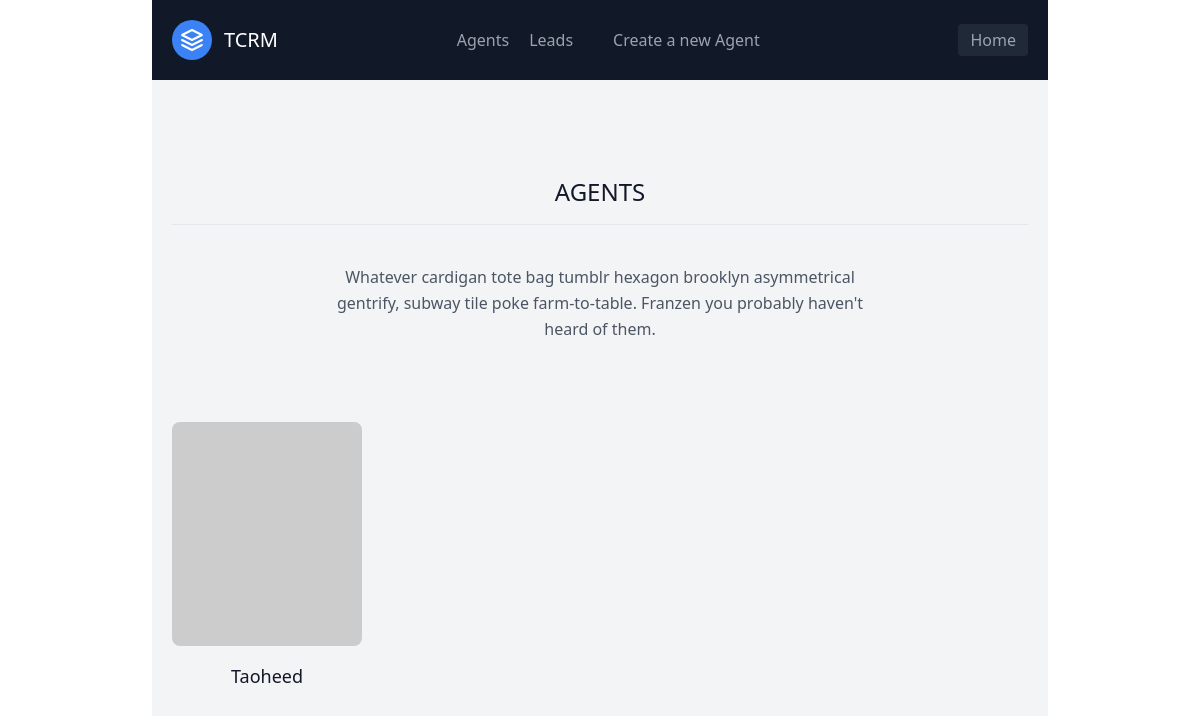
The page /agents/ (signed in) on the database as committed earlier.
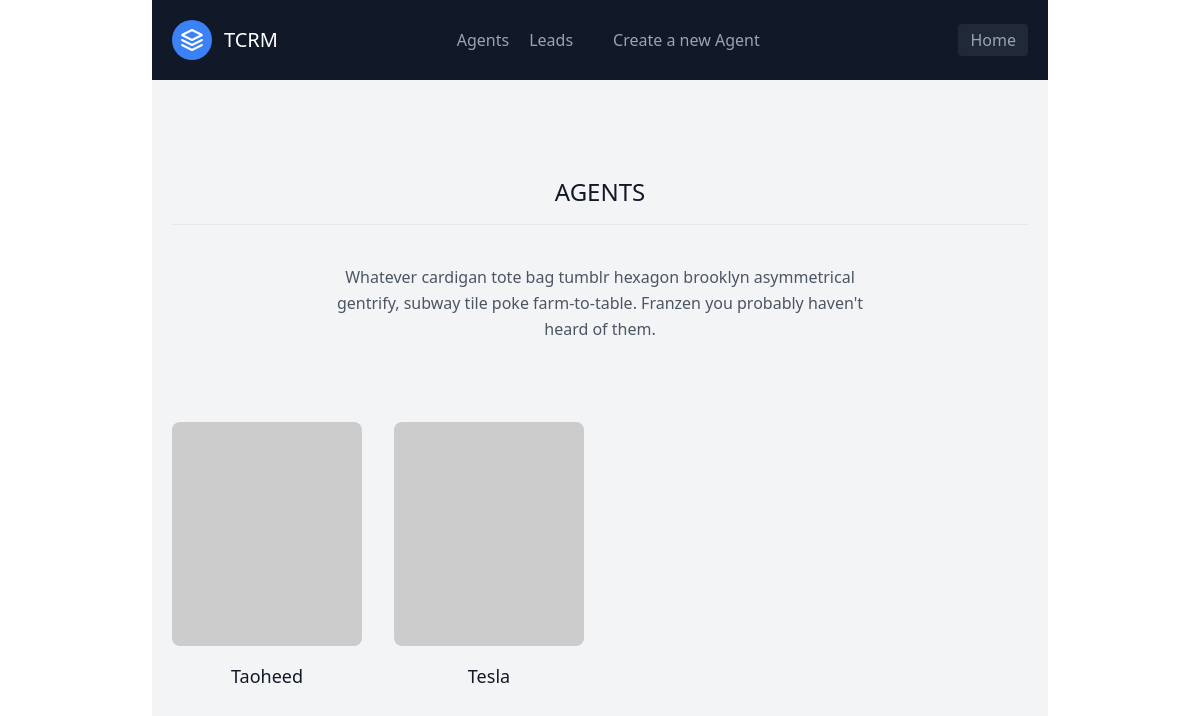
The same page on the database as committed later.
### leads/models.py (models this page shows, shortened)
class Agent(models.Model):
    user = models.OneToOneField(User, on_delete=models.CASCADE)
    organisation = models.ForeignKey(UserProfile, on_delete=models.CASCADE)

class User(AbstractUser):
    pass

### agents/views.py (the view)
# urls.py: path('', AgentListView.as_view(), name="agent_list"),
class AgentListView(LoginRequiredMixin, generic.ListView):
    template_name = "agents/agent_list.html"
    context_object_name = "agents"
    def get_queryset(self):
        organisation = self.request.user.userprofile
        return Agent.objects.filter(organisation=organisation)

### agents/templates/agents/agent_list.html
{% extends 'leads/homepage_agent.html' %}
{% block content %}
<body>
    <section class="text-gray-600 body-font">
        <div class="container px-5 py-24 mx-auto">
          <div class="flex flex-col text-center w-full mb-20">
            <h1 class="text-2xl font-medium title-font mb-4 text-gray-900">AGENTS</h1>
            <hr class="h-10">
            <p class="lg:w-2/3 mx-auto leading-relaxed text-base">Whatever cardigan tote bag tumblr hexagon brooklyn asymmetrical gentrify, subway tile poke farm-to-table. Franzen you probably haven't heard of them.</p>
          </div>
          <div class="flex flex-wrap -m-4">
            {% for agent in agents %}
            <div class="p-4 lg:w-1/4 md:w-1/2">
              <div class="h-full flex flex-col items-center text-center">
                <img alt="team" class="flex-shrink-0 rounded-lg w-full h-56 object-cover object-center mb-4" src="https://dummyimage.com/203x203">
                <div class="w-full">
                  <h2 class="title-font font-medium text-lg text-gray-900"><a href="{{ agent.id }}"> {{ agent.user.username }}</a></h2>
                </div>
              </div>
            </div>
            {% endfor %}
          </div>
        </div>
      </section>
</body>
{% endblock content %}

### leads/templates/leads/homepage_agent.html (shortened to what this page needs)
{% load static %}
<!DOCTYPE html>
<html lang="en">
<head>
    <script src="https://cdn.tailwindcss.com"></script>
    <link href="{% static 'styling/main.css' %}" rel="stylesheet">
</head>
<body>
    <div class="max-w-4xl bg-gray-100 mx-auto">
        {% include 'leads/navbar_agent.html' %}
        {% block content %}{% endblock content %}
    </div>
</body>
</html>

### leads/templates/leads/navbar_agent.html (shortened to what this page needs)
<header class="text-gray-400 bg-gray-900 body-font">
  <div class="container mx-auto flex flex-wrap p-5 flex-col md:flex-row items-center">
    <a class="flex title-font font-medium items-center text-white mb-4 md:mb-0">
      <svg xmlns="http://www.w3.org/2000/svg" fill="none" stroke="currentColor" stroke-linecap="round" stroke-linejoin="round" stroke-width="2" class="w-10 h-10 text-white p-2 bg-blue-500 rounded-full" viewBox="0 0 24 24">
        <path d="M12 2L2 7l10 5 10-5-10-5zM2 17l10 5 10-5M2 12l10 5 10-5"></path>
      </svg>
      <span class="ml-3 text-xl">TCRM</span>
    </a>
    <nav class="md:ml-auto md:mr-auto flex flex-wrap items-center text-base justify-center">
      <a href="/agents" class="mr-5 hover:text-white">Agents</a>
      <a href='/leadlist' class="mr-5 hover:text-white">Leads</a>
      <a href='form_agent' class="mr-5 hover:text-white">Create a new Agent</a>
    </nav>
    <button class="inline-flex items-center bg-gray-800 border-0 py-1 px-3 focus:outline-none hover:bg-gray-700 rounded text-base mt-4 md:mt-0">
      <a href="/">Home</a>
    </button>
  </div>
</header>

Rows that differ between the two databases and show on the page:
added Agent: user.username "Tesla"
